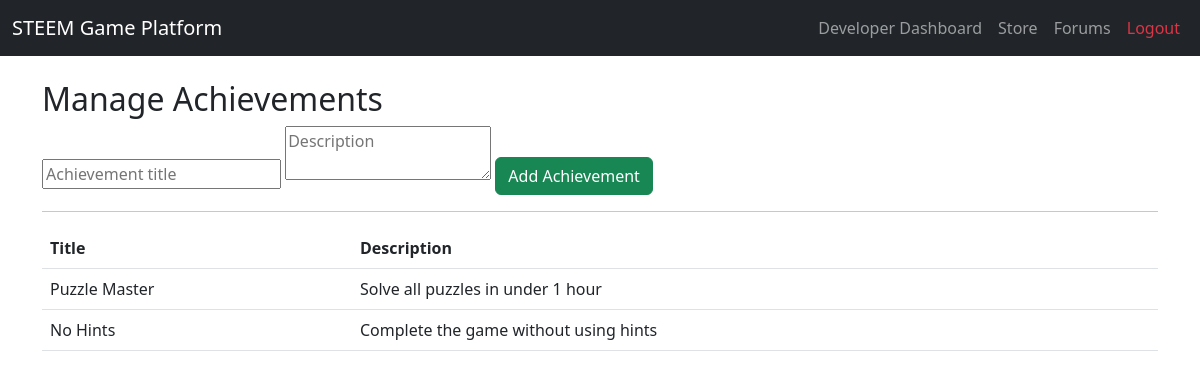
The page /developer/game/2/achievements (signed in) on the database its author committed.
### tables this page shows
CREATE TABLE Achievements (
    AchievementID INTEGER PRIMARY KEY AUTOINCREMENT,
    GameID INTEGER,
    Title TEXT NOT NULL,
    Description TEXT,
    FOREIGN KEY (GameID) REFERENCES Games(GameID)
);

### app.py (the view)
@app.route("/developer/game/<int:game_id>/achievements")
def dev_manage_achievements(game_id):
    if session.get("role") != "developer":
        return redirect(url_for("login"))
    dev_id = session["dev_id"]
    db = get_db()
    owned = db.execute("""
        SELECT 1
        FROM Creations
        WHERE DeveloperID = ? AND GameID = ?
    """, (dev_id, game_id)).fetchone()
    if not owned:
        return "Unauthorized", 403
    achievements = db.execute("""
        SELECT * FROM Achievements
        WHERE GameID = ?
    """, (game_id,)).fetchall()
    return render_template("dev_achievements.html", achievements=achievements, game_id=game_id)

### app.py (called while the page is built)
def get_db():
    if 'db' not in g:
        g.db = sqlite3.connect(DATABASE)
        g.db.row_factory = sqlite3.Row
    return g.db

### templates/dev_achievements.html
{% extends "layout.html" %}
{% block content %}
<h2>Manage Achievements</h2>
<form action="{{ url_for('dev_add_achievement', game_id=game_id) }}" method="POST">
    <input type="text" name="title" placeholder="Achievement title" required>
    <textarea name="description" placeholder="Description" required></textarea>
    <button class="btn btn-success">Add Achievement</button>
</form>
<hr>
<table class="table">
    <tr>
        <th>Title</th>
        <th>Description</th>
    </tr>
    {% for a in achievements %}
    <tr>
        <td>{{ a.Title }}</td>
        <td>{{ a.Description }}</td>
    </tr>
    {% endfor %}
</table>
{% endblock %}

### rows shown on the page
Achievements: Title "Puzzle Master", Description "Solve all puzzles in under 1 hour"
Achievements: Title "No Hints", Description "Complete the game without using hints"
